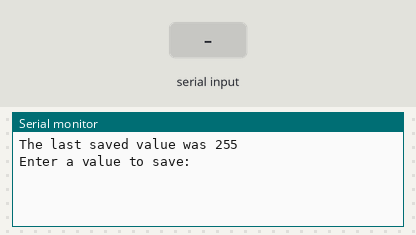
Recording of a sketch running on a simulated Arduino Uno, built with avr-gcc and run on an emulated ATmega328P. Parts: the last lines printed to the serial monitor. Inputs (shaded band) come from the test bench. EEPROM starts erased.

Above: at 1.2 s.
1.3 s: "90,45\n" received over Serial
At 2.2 s:
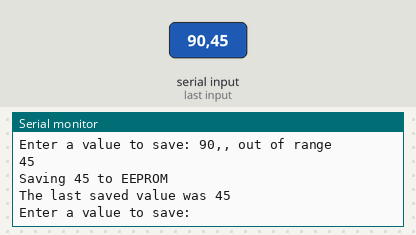
2.8 s: byte 10 ('\n') received over Serial
At 3.6 s:
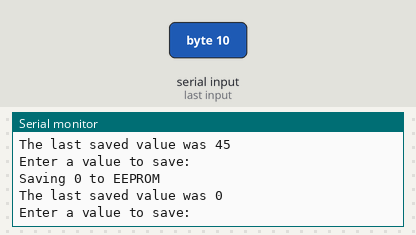
4.3 s: "30,150\n" received over Serial
At 5.7 s:
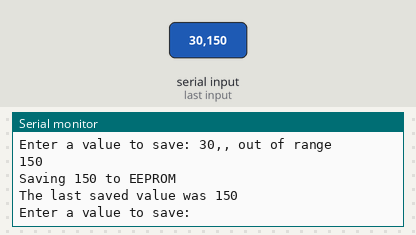
Timing chart, 0 to 7.3 s (numbered marks = the images above; inputs shaded):
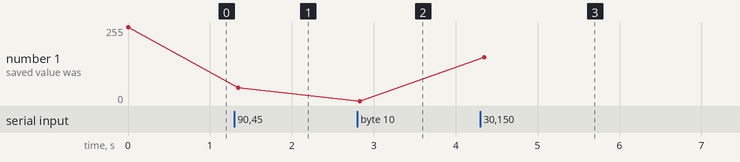

The sketch:

PersistedData.ino
```cpp
#include <EEPROM.h>
//EEPROM Address for value
const int address = 0;

volatile unsigned int userValue;
volatile boolean promptUser = true;
volatile boolean entryComplete = false;
//Enable this to turn on terminal echo
boolean characterEcho = true;

void setup() {
  //Set up the serial port
  Serial.begin(9600);
  resetValues();
}

void loop() {
  //Write the prompt
  if (promptUser) {
    Serial.print("\nThe last saved value was ");
    Serial.print(EEPROM.read(address));
    Serial.println();
    Serial.print("Enter a value to save: ");
    promptUser = false;
  }

  //Save the user entry
  if (entryComplete) {
    if (userValue > 254) {
      userValue = 254;
    }
    Serial.print("\nSaving ");
    Serial.print(userValue);
    Serial.println(" to EEPROM\n");

    EEPROM.write(address, userValue);

    resetValues();
  }
}

void serialEvent() {
  int digit;
  while (Serial.available()) {
    char inChar = (char)Serial.read();
    //Echo back to the terminal, if enabled
    if (characterEcho) {
      Serial.write(inChar);
    }

    //Once we hit a return, flag the main loop
    if (inChar == '\n' || inChar == '\r') {
      entryComplete = true;
      return;
    }

    //Add the new digit to our total
    digit = isDigit(inChar);
    if (digit >= 0) {
      userValue = (userValue * 10) + digit;
    } else {
      userValue = 0;
    }
  }
}

void resetValues() {
  userValue = 0;
  entryComplete = false;
  promptUser = true;
}

int isDigit(char value) {
  if (value >= '0' && value <= '9') {
    return value - '0';
  } else {
    Serial.print(value);
    Serial.print(" out of range\n");
    return -1;
  }
}
```

Measured:
- after the input at 1.3 s, the serial monitor: prints a new line at once (image 1)
- after the input at 2.8 s, the serial monitor: prints a new line at once (image 2)
- after the input at 4.3 s, the serial monitor: prints a new line at once (image 3)
- plotted number 1: 255 → 45 after the input at 1.3 s, 45 → 0 after the input at 2.8 s, 0 → 150 after the input at 4.3 s
